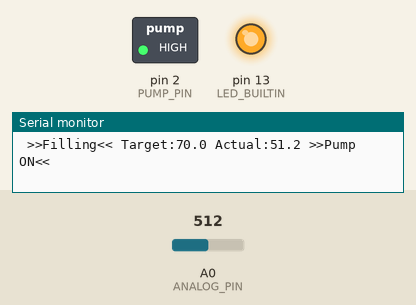
A program run on a simulated Arduino Nano, built with avr-gcc and run on an emulated ATmega328P. Shown: switched loads named in the program (green lamp = pin HIGH), output pins drawn as LEDs (lit = HIGH), the last lines printed to the serial monitor. Inputs (shaded band) come from the test bench; at power-on: A0 (ANALOG_PIN) = 512.

Above: at 1.8 s.
1.9 s: A0 (ANALOG_PIN) set to 669
3.4 s: A0 (ANALOG_PIN) set to 699
At 4.3 s:
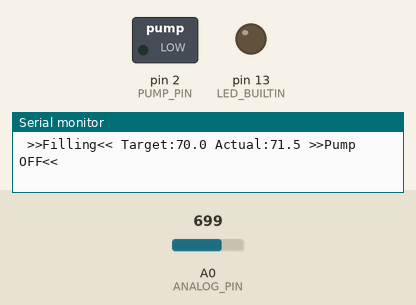
6.4 s: A0 (ANALOG_PIN) set to 511
At 8.0 s:
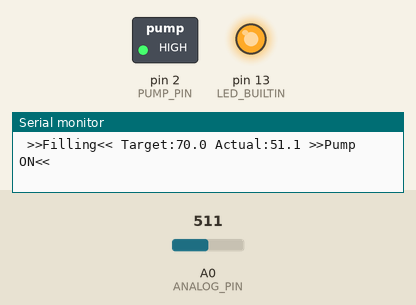
8.5 s: A0 (ANALOG_PIN) set to 716
At 9.7 s:
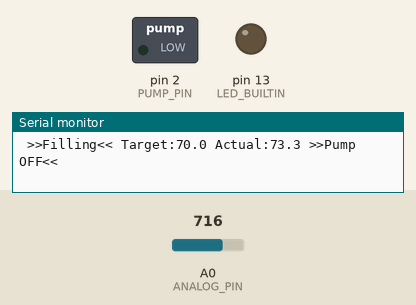
Timing chart, 0 to 11.5 s (numbered marks = the images above; inputs shaded):
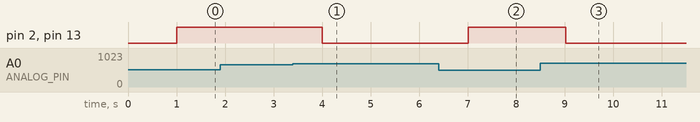

The program:

main.cpp
```cpp
#include <Arduino.h>

#define MIN_OFFSET 0.2
#define MAX_OFFSET 4.7
#define ADC_RESOLUTION 1023
#define ADC_VOLTAGE 5
#define MAX_PRESSURE 100      // 100 kpa = max; min = 0 so ignore

// http://anver.com/company/reference-guides/vacuum/
/* note - 25" mercury in vaccum is about the max the venturi will pull
*  therefore set this as the max.  This is equal to 84.5 kpa
*/

/* sensor:  pin 1 - signal; 2 = gnd; 3 = 5v */

int ANALOG_PIN = A0;  //A0
int PUMP_PIN = 2;     //D2
int START_PIN = 6;
int STOP_PIN = 7;

int RUNNING = 1;
float AV_PRESSURE = 0;
float LAST_PRESSURE = 0;
float PRESSURE_TOLERANCE = 0.02;
//float TARGET_PRESSURE = 84.5;
float TARGET_PRESSURE = 70;

unsigned long MAX_RUN_TIME = 3600;  // max run for an hour

float calc_pressure(int voltage) {
  float temp = (float)voltage *  ((float)ADC_VOLTAGE / (float)ADC_RESOLUTION);
  temp = (temp - MIN_OFFSET) / (MAX_OFFSET - MIN_OFFSET);
  temp = temp * MAX_PRESSURE;
  return temp;
}

// determine if the vacuum pump should be on
bool vacuum_on(float pressure) {
  float n = 10;           // number of samples to average
  bool ret = 0;           // pump off by default

  float last_average = AV_PRESSURE;
  AV_PRESSURE = ((AV_PRESSURE * n) - LAST_PRESSURE + pressure) / n; //update av

  // check if we are filling - i.e. av < current
  if (last_average < pressure) {
    Serial.print(" >>Filling<< ");
    if (pressure < TARGET_PRESSURE) {   // we need to carry on sucking
      ret = 1;
    }
  }
  else {  // we aren't filling so allow a tollerance
    Serial.print(" >>Emptying<< ");
    if (pressure < (TARGET_PRESSURE * (1-PRESSURE_TOLERANCE))){
      ret = 1;
    }
  }

  Serial.print("Target:" + String(TARGET_PRESSURE, 1) + " Actual:" + String(pressure, 1));
  return ret;
}

void check_status(){
  int stop = digitalRead(STOP_PIN);   // remember these both have PULLUP res.
  int start = digitalRead(START_PIN);

  if (RUNNING == true && stop == 0) {
    RUNNING = false;
    //Serial.println(">>Stopping pump");
  }
  if (RUNNING == false && start == 0){
    RUNNING = true;
    //Serial.println(">>Starting pump");
  }
}

int read_voltage_av(int pin){
  int s = 0;
  for (int i=0; i<10; i++){
    s += analogRead(pin);
  }
  return s / 10;
}

void setup() {
  Serial.begin(9600);
  pinMode(PUMP_PIN, OUTPUT);
  //pinMode(START_PIN, INPUT_PULLUP);
  //pinMode(STOP_PIN, INPUT_PULLUP);
  pinMode(LED_BUILTIN, OUTPUT);
}

void loop() {
  delay(1000);

  // if we haven't exceeded the run time
  if (millis() < (MAX_RUN_TIME * 1000)){
      //check_status();                                     // see if we are running
      int pressure_voltage = read_voltage_av(ANALOG_PIN); // read the presure av

      float pressure = calc_pressure(pressure_voltage);
      //Serial.println(" - voltage: " + String(pressure_voltage) + " | pressure: " + String(pressure));

      bool pump_needed = vacuum_on(pressure);             // determine if pump needed

      if (pump_needed == true && RUNNING == true) {
        Serial.println(" >>Pump ON<< ");
        digitalWrite(PUMP_PIN, HIGH);
        digitalWrite(LED_BUILTIN, HIGH);
      }
      else {
        Serial.println(" >>Pump OFF<< ");
        digitalWrite(PUMP_PIN, LOW);
        digitalWrite(LED_BUILTIN, LOW);
      }
  } else {
    Serial.println("Timer complete...");
    digitalWrite(PUMP_PIN, LOW);
  }

}
```

Measured:
- the behaviour switches between 685 and 686 on A0 (ANALOG_PIN) (found by bisection; images 0 and 1)
- after the input at 3.4 s, pin 2 (PUMP_PIN), pin 13 (LED_BUILTIN): HIGH → LOW after 0.61 s
- after the input at 6.4 s, pin 2 (PUMP_PIN), pin 13 (LED_BUILTIN): LOW → HIGH after 0.61 s
- after the input at 8.5 s, pin 2 (PUMP_PIN), pin 13 (LED_BUILTIN): HIGH → LOW after 0.52 s
